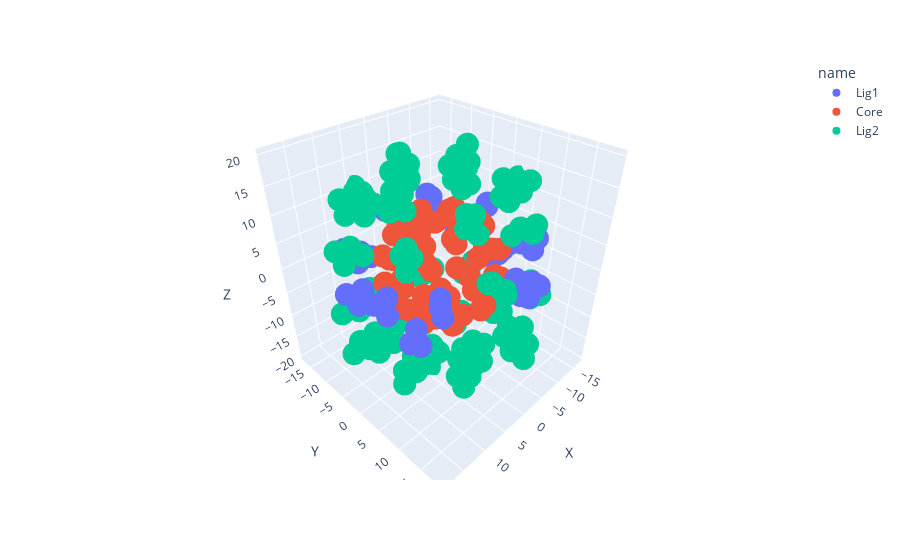

Notebook cell for this chart:
### Code cell
# Plotting the 3D plot of the new Martini NP 
fig = px.scatter_3d(PandasNPDataframe, x='X', y='Y', z='Z', color='name')
fig.show()
